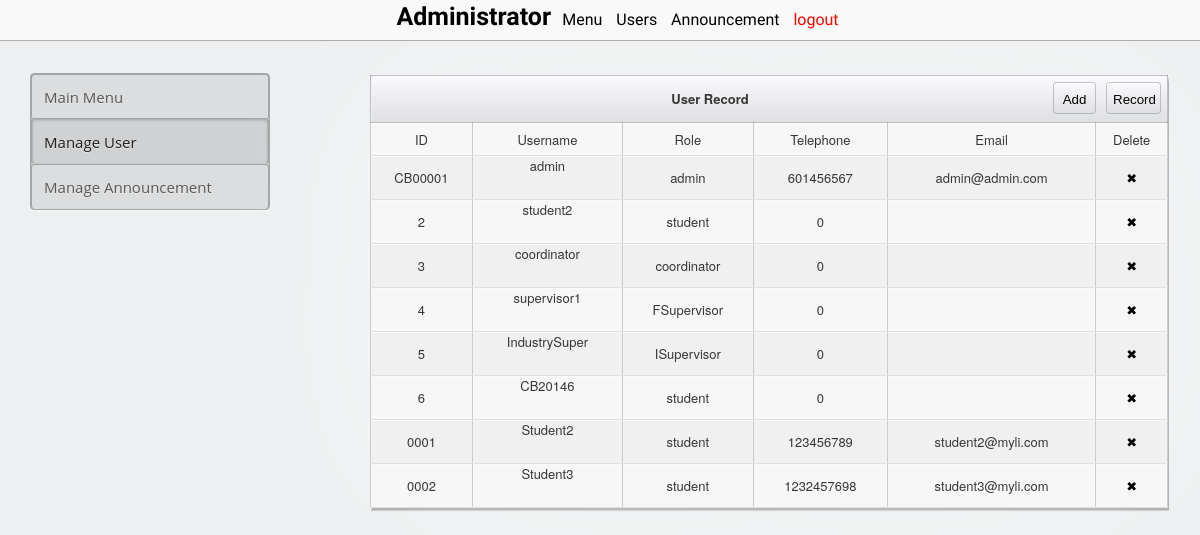
/admin/show_user.php (signed in), run on the app's committed database.
### tables this page shows
CREATE TABLE `user` (
  `id` varchar(11) NOT NULL,
  `username` varchar(50) NOT NULL,
  `password` varchar(50) NOT NULL,
  `telephone` int(11) NOT NULL,
  `email` varchar(255) NOT NULL,
  `role` varchar(100) NOT NULL
);

### admin/show_user.php (the view, shortened to what this page needs)
<?php
echo"
<!DOCTYPE html>
<html lang='en'>
<head>
    <link rel='stylesheet' href='../style_admin.css'>
    <link rel='stylesheet' href='../table.css'>
</head>
<body>
  <nav id='nav'>
    <ul>
        <div id='logo'>
            <b>Administrator</b>
        </div>
        <li><a href='admin.php'>Menu</a></li>
        <li><a href='show_user.php'>Users</a></li>
        <li><a href='announcement.php'>Announcement</a></li>
        <li align='right' ><a href='../logout.php' style='color:red;'>logout</a></li>
    </ul>
</nav>
<div id='main'>
    <div id='left'>
        <div id='sidebar'>
            <div class='menu'>
                <a href='admin.php'>
                <div class='menu menu-item' id='student_tc'>
                    Main Menu
                </div>
                </a>
                <a href='show_user.php'>
                <div class='menu menu-item' id='student_tc' style='box-shadow: inset 0px 1px 3px rgba(0,0,0,0.2), inset 0 0 3px rgba(0,0,0,0.05);
                    color: #212121;
                    margin-top: -1px;
                    padding-top: 13px;
                    background: rgba(0,0,0,0.06);'>
                    Manage User
                </div>
            </a>
            <a href='announcement.php'>
            <div class='menu menu-item' id='student_tc'>
                Manage Announcement
            </div>
        </a>
        </div>
    </div>
</div>
<div id='right'>
    <div class='table_container'>
        <div class='sub-table-container' >
            <table class='tc' >
                <thead>
                    <tr>
                        <th class='tpl-bar-breadcrumbs' colspan='9'>User Record
                            <a href='print/printshow_user.php' title='Print Student record'><button class='edit-button' style='visibility:visible;width: 55px;height: 32px;line-height: 32px;margin: 5px;'>Record</button></a>
                            <a href='user_add.php' title='Add a User to record'><button class='edit-button' style='visibility:visible;width: 43px;height: 32px;line-height: 32px;margin: 5px;'>Add</button></a></th>
                        </tr>
                    </thead>
                    <tbody>
                        <tr class='row'>
                            <td class='item'>ID</td>
                            <td class='item'>Username</td>
                            <td class='item'>Role</td>
                            <td class='item'>Telephone</td>
                            <td class='item'>Email</td>
                            <td class='item'>Delete</td>
                        </tr>";
                        require "../connection.php";
                        $str="select * from user ;";
                        $result=mysqli_query($con, $str);
                        $x=1;
                        while($row=mysqli_fetch_array($result)) {
                            if($x==1) {
                                $x=0;
                                echo "<trclass='row'>
                                <td class='item alter'>$row[0]</td>
                                <td class='item alter'>$row[1]<a href='user_edit.php?id=$row[0]'><button class='edit-button'>Edit</button></a></td>
                                <td class='item alter'>$row[5]</td>
                                <td class='item alter'>$row[3]</td>
                                <td class='item alter'>$row[4]</td>
                                <td class='item alter'><a href='delete_record.php?file=show_user.php&table=user&pkey_name=id&key=$row[0]' title='Delete this student from record'>✖</a></td>
                            </trclass=>";
                        }
                        else {
                            $x=1;
                            echo "<tr   class='row'>
                            <td class='item'>$row[0]</td>
                            <td class='item'>$row[1]<a href='user_edit.php?id=$row[0]'><button class='edit-button' >Edit</button></a></td>
                            <td class='item'>$row[5]</td>
                            <td class='item'>$row[3]</td>
                            <td class='item'>$row[4]</td>
                            <td class='item'><a href='delete_record.php?file=show_user.php&table=user&pkey_name=id&key=$row[0]' title='Delete this student from record'>✖</a></td>
                        </tr>";
                    }
                }
                echo "
            </tbody>
        </table>
    </div>
</div>
</div>
</div>
</div>
</body>
</html>
";
?>

### style_admin.css (style rules this page uses)
body, html { margin: 0px auto; width: 100%; }
#nav { position: fixed; height: 40px; width: 100%; font-family: "open sans light", "Helvetica Neue", Helvetica, arial, sans-serif; background: #F9F9F9; border-bottom: 1px solid #ADADAD; text-align: center; }
li { display: inline-block; padding-left: 5px; padding-right: 5px; padding-top: 10px; padding-bottom: 10px; }
a { color: black; text-decoration: none; }
#nav li { text-decoration: none; color: #000000; }
#nav ul { margin-top: 0px; }
#logo { display: inline; font-size: 25px; text-align: left; }
#main { padding-top: 43px; width: '100%'; margin: 0 auto; }
#left { float: left; width: 25%; }
#right { float: right; width: 75%; }
#nav { z-index:50; }
#main { z-index: 5; }

### admin/show_user.php (style rules this page uses)
body { font-family: 'open sans', 'Helvetica Neue', Helvetica, arial, sans-serif; background: #EDEFF0; }
.table_container table { width: 100%; }
td a { display:block; text-decoration:none; }

### data on the page
user: id "CB00001", username "admin", role "admin", telephone "601456567", email "admin@admin.com"
user: id "2", username "student2", role "student", telephone "0"
user: id "3", username "coordinator", role "coordinator", telephone "0"
user: id "4", username "supervisor1", role "FSupervisor", telephone "0"
user: id "5", username "IndustrySuper", role "ISupervisor", telephone "0"
user: id "6", username "CB20146", role "student", telephone "0"
user: id "0001", username "Student2", role "student", telephone "123456789", email "student2@myli.com"
user: id "0002", username "Student3", role "student", telephone "1232457698", email "student3@myli.com"
